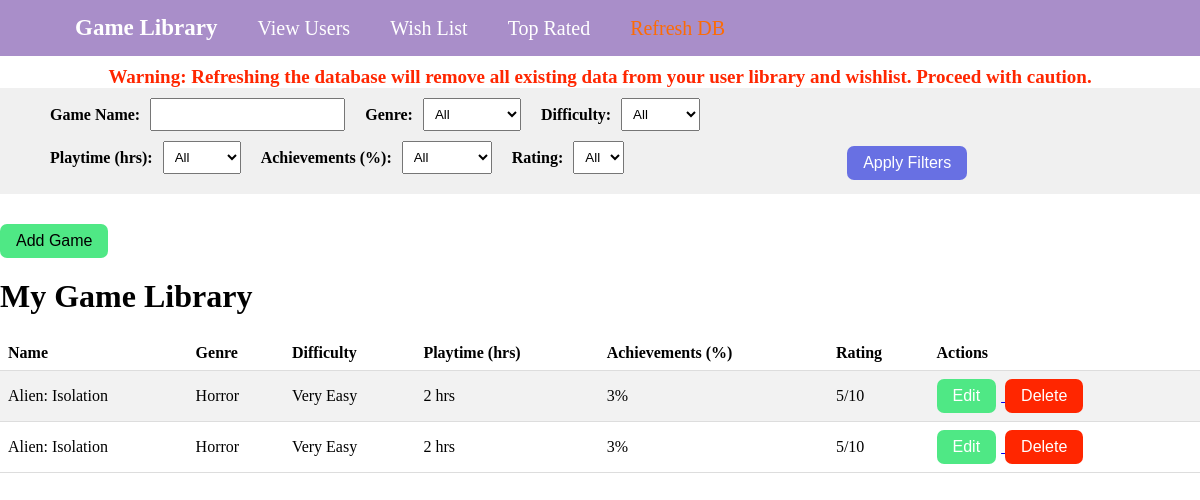
The app's page /, older data.
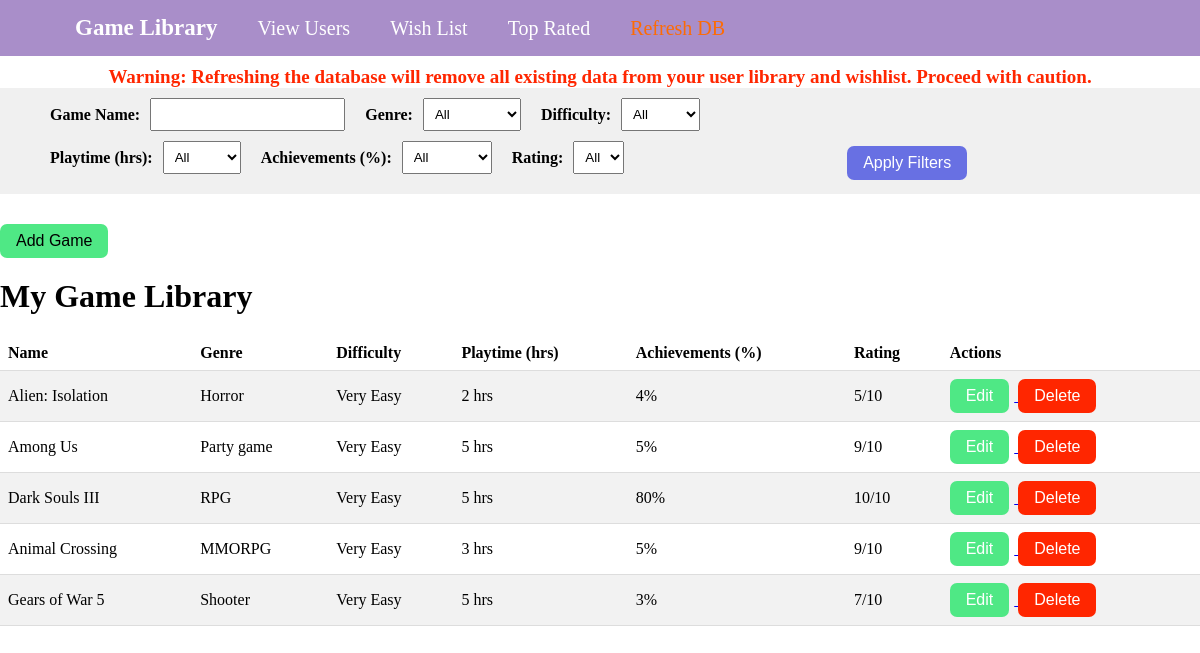
The same page, newer data.
### tables this page shows
CREATE TABLE UserGame (
       UGID INTEGER PRIMARY KEY,
       UG_GameID INTEGER,
       Difficulty STRING,
       Playtime INTEGER,
       Achievements TEXT,
       Rating INTEGER,
       Review TEXT,
       Date_Added DATE,
       FOREIGN KEY (UG_GameID) REFERENCES Game (GameID)
   );

CREATE TABLE Game (
       GameID INTEGER PRIMARY KEY AUTOINCREMENT,
       Game_Name TEXT,
       Game_Genre TEXT,  
       Game_Developer TEXT,
       Game_Release_Date TEXT,
       Game_Platform TEXT,
       Game_Price REAL
   );

### run.py (the view)
@app.route('/')
def home():
   conn = sqlite3.connect('CS4750Project.db')
   c = conn.cursor()
   c.execute("""
       SELECT
           UserGame.UGID,
           Game.Game_Name,
           Game.Game_Genre,
           UserGame.Difficulty,
           UserGame.Playtime,
           UserGame.Achievements,
           UserGame.Rating
       FROM UserGame
       JOIN Game ON UserGame.UG_GameID = Game.GameID
       ORDER BY UserGame.Date_Added DESC
   """)
   games = c.fetchall()
   conn.close()
   return render_template('landingPage.html', games=games)

### templates/landingPage.html (shortened to what this page needs)
<!DOCTYPE html>
<html>
<head>
</head>
<body>
    {% include 'navbar.html' %}
    <div class="filters-container">
        <div class="left-filters">
            <div class="filter-container">
                <label class="filter-label" for="name-filter">Game Name:</label>
                <input type="text" id="name-filter">
            </div>
            <div class="filter-container">
                <label class="filter-label" for="genre-filter">Genre:</label>
                <select id="genre-filter" class="filter-select">
                    <option value="">All</option>
                </select>
            </div>
            <div class="filter-container">
                <label class="filter-label" for="difficulty-filter">Difficulty:</label>
                <select id="difficulty-filter" class="filter-select">
                    <option value="">All</option>
                </select>
            </div>
        </div>
        <div class="right-filters">
            <div class="filter-container">
                <label class="filter-label" for="playtime-filter">Playtime (hrs):</label>
                <select id="playtime-filter" class="filter-select">
                    <option value="">All</option>
                </select>
            </div>
            <div class="filter-container">
                <label class="filter-label" for="achievements-filter">Achievements (%):</label>
                <select id="achievements-filter" class="filter-select">
                    <option value="">All</option>
                </select>
            </div>
            <div class="filter-container">
                <label class="filter-label" for="rating-filter">Rating:</label>
                <select id="rating-filter" class="filter-select">
                    <option value="">All</option>
                </select>
            </div>
        </div>
        <input type="button" value="Apply Filters" onclick="applyFilters()" class="filter-button">
    </div>
    <a href="{{ url_for('add_game') }}">
        <button class="new-game-button">Add Game</button>
    </a>
    <h1>My Game Library</h1>
    <table id="game-table">
        <tr>
            <th>Name</th>
            <th>Genre</th>
            <th>Difficulty</th>
            <th>Playtime (hrs)</th>
            <th>Achievements (%)</th>
            <th>Rating</th>
            <th>Actions</th>
        </tr>
        {% for game in games %}
        <tr>
            <td>{{ game[1] }}</td>
            <td>{{ game[2] }}</td>
            <td>{{ game[3] }}</td>
            <td>{{ game[4] }} hrs</td>
            <td>{{ game[5] }}%</td>
            <td>{{ game[6] }}/10</td>
            <td>
                <a href="{{ url_for('edit_game', game_id=game[0]) }}">
                    <button class="edit-button">Edit</button>
                </a>
                <a href="{{ url_for('confirm_delete', game_id=game[0]) }}">
                    <button class="confirm-delete-button">Delete</button>
                </a>
            </td>
        </tr>
        {% endfor %}
    </table>
</body>
</html>

### templates/navbar.html (shortened to what this page needs)
<!DOCTYPE html>
<html>
<head>
</head>
<body>
    <nav>
        <ul>
            <li><a href="/"><span class="logo">Game Library</span></a></li>
            <li><a href="/get-users">View Users</a></li>
            <li><a href="/wishlist">Wish List</a></li>
            <li><a href="/top-rated-games">Top Rated</a></li>
            <li><a href="/create-db" class="refresh-db-link">Refresh DB</a></li>
        </ul>
    </nav>
    <div class="warning-message">
        Warning: Refreshing the database will remove all existing data from your user library and wishlist. Proceed with caution.
    </div>
</body>
</html>

### templates/landingPage.html (style rules this page uses)
body { margin: 0; padding: 0; }
nav { background-color: #f0f0f0; padding: 10px; }
nav > * { display: flex; align-items: center; }
.filters-container { display: flex; flex-wrap: wrap; align-items: center; justify-content: space-between; padding: 10px; background-color: #f0f0f0; margin-bottom: 20px; }
.left-filters { display: flex; flex-wrap: wrap; align-items: center; margin-right: 15px; margin-left: 20px; }
.right-filters { display: flex; flex-wrap: wrap; align-items: center; margin-left: 20px; }
.filter-container { display: flex; align-items: center; margin-bottom: 10px; }
.filter-label { margin-right: 10px; margin-left: 20px; font-weight: bold; }
.filter-select, #name-filter { padding: 7px; }
.new-game-button { margin-top: 10px; padding: 8px 16px; background-color: rgb(79, 232, 133); color: black; border: none; border-radius: 7px; font-size: 16px; cursor: pointer; text-decoration: none; display: inline-block; transition: background-color 0.3s; margin-left: auto; }
.filter-button { margin-top: 10px; padding: 8px 16px; background-color: rgb(104, 112, 227); color: white; border: none; border-radius: 7px; font-size: 16px; cursor: pointer; text-decoration: none; display: block; margin: 0 auto; transition: background-color 0.3s; }
table { width: 100%; border-collapse: collapse; margin-top: 20px; }
th, td { text-align: left; padding: 8px; border-bottom: 1px solid #ddd; }
tr:nth-child(even) { background-color: #f2f2f2; }
h1 { margin-top: 20px; }
.edit-button { padding: 8px 16px; background-color: #4fe885; color: white; border: none; border-radius: 7px; font-size: 16px; cursor: pointer; margin-right: 5px; transition: background-color 0.3s; }
.confirm-delete-button { padding: 8px 16px; background-color: #ff2600; color: white; border: none; border-radius: 7px; font-size: 16px; cursor: pointer; margin-right: 5px; transition: background-color 0.3s; }

### templates/navbar.html (style rules this page uses)
nav { background-color: rgb(169, 142, 201); padding: 10px; display: flex; justify-content: space-between; align-items: center; }
nav ul { list-style-type: none; margin: 5px; display: flex; align-items: center; }
nav ul li { margin-right: 10px; margin-left: 10px; }
nav ul li a { text-decoration: none; color: #FFFFFF; font-size: 20px; padding-left: 10px; border-radius: 7px; padding:10px; }
.logo { font-weight: bold; font-size: 23px; }
.refresh-db-link { color: rgba(255, 106, 0, 0.98); text-align: right; }
.warning-message { color: rgb(255, 38, 0); font-weight: bold; margin-top: 10px; font-size: 19px; text-align: center; }

Row changes from the older to the newer data that the page shows:
removed UserGame: Game_Name "Alien: Isolation", Game_Genre "Horror", Difficulty "Very Easy", Playtime "2", Achievements "3", Rating "5"
changed UserGame "Alien: Isolation": Achievements "3" → "4"
added UserGame: Game_Name "Among Us", Game_Genre "Party game", Difficulty "Very Easy", Playtime "5", Achievements "5", Rating "9"
added UserGame: Game_Name "Dark Souls III", Game_Genre "RPG", Difficulty "Very Easy", Playtime "5", Achievements "80", Rating "10"
added UserGame: Game_Name "Animal Crossing", Game_Genre "MMORPG", Difficulty "Very Easy", Playtime "3", Achievements "5", Rating "9"
added UserGame: Game_Name "Gears of War 5", Game_Genre "Shooter", Difficulty "Very Easy", Playtime "5", Achievements "3", Rating "7"
